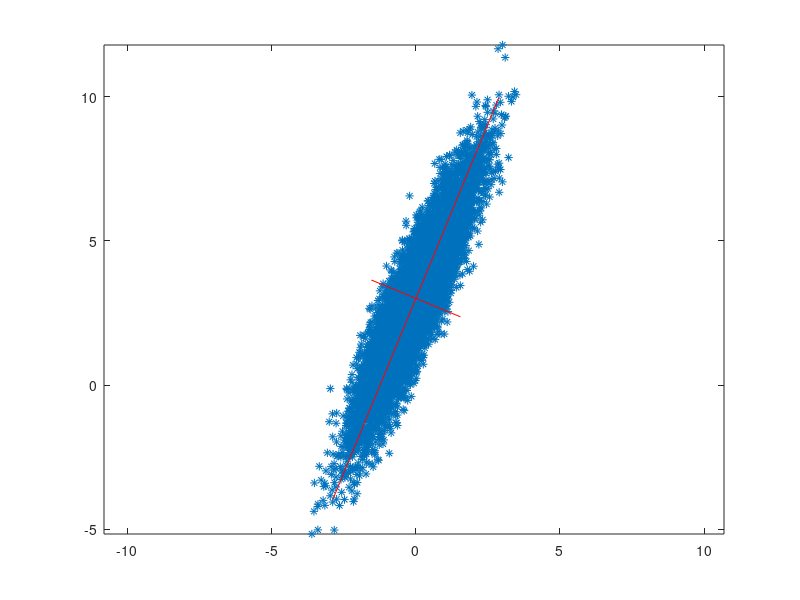

Reproduce this figure in MATLAB.
x = randn(10000,1);
y = 2*x + 3 + randn(10000,1);
z = [x y];
K = cov(z);

[eigvect,eigval]=eig(K);
m = mean(z);

factor_amplificare_axa_mica = 10;
factor_amplificare_axa_mare = 1.3;

p11 = m'-factor_amplificare_axa_mica*eigval(1,1)*eigvect(:,1);
p12 = m'+factor_amplificare_axa_mica*eigval(1,1)*eigvect(:,1);


p21 = m'-factor_amplificare_axa_mare*eigval(2,2)*eigvect(:,2);
p22 = m'+factor_amplificare_axa_mare*eigval(2,2)*eigvect(:,2);

figure;
plot(x,y,'*');
hold on;
plot([p11(1) p12(1)],[p11(2) p12(2)],'r');
plot([p21(1) p22(1)],[p21(2) p22(2)],'r');
axis equal
